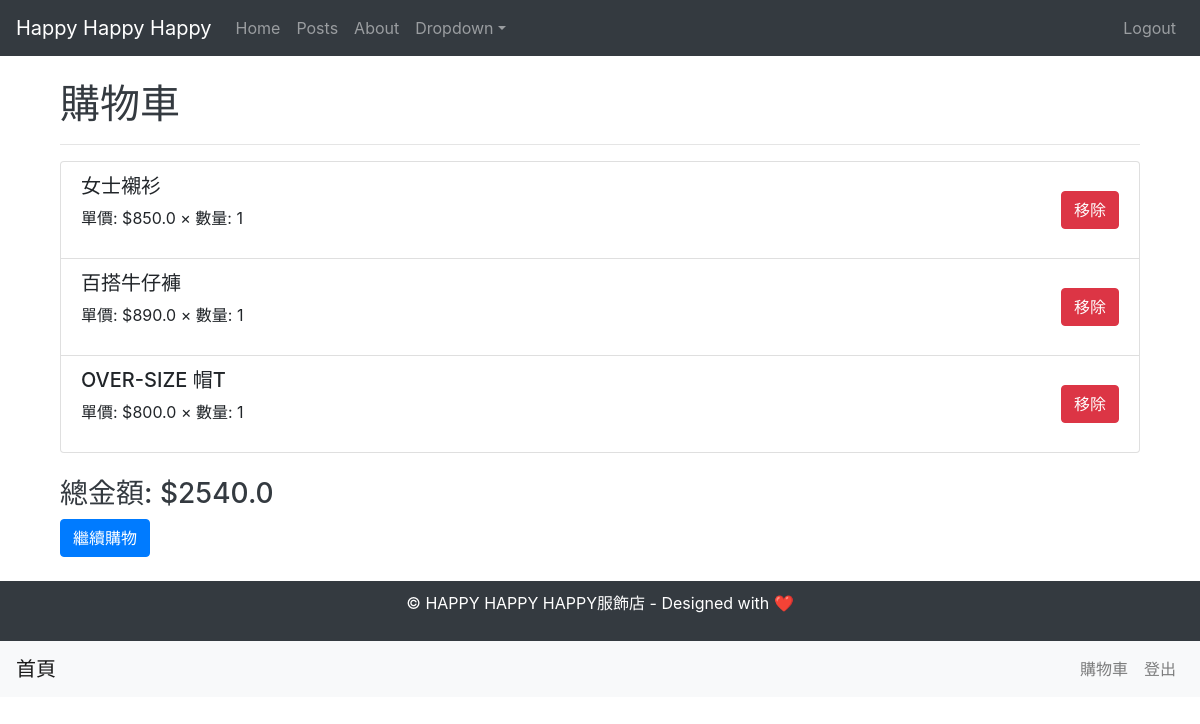
Page /cart (signed in) on the committed database.
### models.py (models this page shows)
class CartItem(db.Model):
    id = db.Column(db.Integer, primary_key=True)
    product_id = db.Column(db.Integer, db.ForeignKey('product.id'), nullable=False)
    quantity = db.Column(db.Integer, nullable=False, default=1)
    user_id = db.Column(db.Integer, db.ForeignKey('user.id'), nullable=True)
    product = db.relationship('Product', backref='cart_items')
    user = db.relationship('User', backref='cart_items')

class Product(db.Model):
    id = db.Column(db.Integer, primary_key=True)  # 確保有主鍵欄位
    title = db.Column(db.String(100), nullable=False)
    size = db.Column(db.String(50), nullable=True)
    content = db.Column(db.String(200), nullable=True)
    price = db.Column(db.Float, nullable=False)
    image1_filename = db.Column(db.String(100), nullable=True)
    image2_filename = db.Column(db.String(100), nullable=True)
    image3_filename = db.Column(db.String(100), nullable=True)

### app.py (the view)
@app.route('/cart')
def view_cart():
    user_id = session.get('user_id')
    cart_items = CartItem.query.filter_by(user_id=user_id).all()
    total_price = sum(item.quantity * item.product.price for item in cart_items)
    return render_template('cart.html', cart_items=cart_items, total_price=total_price)

### app.py (called while the page is built)
@app.context_processor
def utility_functions():
    return dict(getattr=getattr)

@app.context_processor
def inject_user():
    current_user = None
    if 'user_id' in session:
        current_user = User.query.get(session['user_id'])
    return {'current_user': current_user}

### templates/cart.html
{% extends "layout.html" %}
{% block content %}
<div class="container mt-4">
    <h1>購物車</h1>
    <hr>
    {% if cart_items %}
        <ul class="list-group mb-4">
            {% for item in cart_items %}
                <li class="list-group-item d-flex justify-content-between align-items-center">
                    <div>
                        <h5>{{ item.product.title }}</h5>
                        <p>單價: ${{ item.product.price }} × 數量: {{ item.quantity }}</p>
                    </div>
                    <form method="POST" action="{{ url_for('remove_from_cart', cart_item_id=item.id) }}">
                        <button type="submit" class="btn btn-danger">移除</button>
                    </form>
                </li>
            {% endfor %}
        </ul>
        <h3>總金額: ${{ total_price }}</h3>
    {% else %}
        <p>您的購物車目前為空。</p>
    {% endif %}
    <a href="{{ url_for('index') }}" class="btn btn-primary">繼續購物</a>
</div>
{% endblock %}

### static/style.css (style rules this page uses)
body { font-family: Arial, sans-serif; background-color: #f8f9fa; margin: 0; padding: 0; }
h1, h2, h3 { color: #343a40; }

### rows in the picture
CartItem: product "女士襯衫", product.price "850.0", quantity "1"
CartItem: product "百搭牛仔褲", product.price "890.0", quantity "1"
CartItem: product "OVER-SIZE 帽T", product.price "800.0", quantity "1"

### other values in the picture
{{ total_price }} "2540.0"
